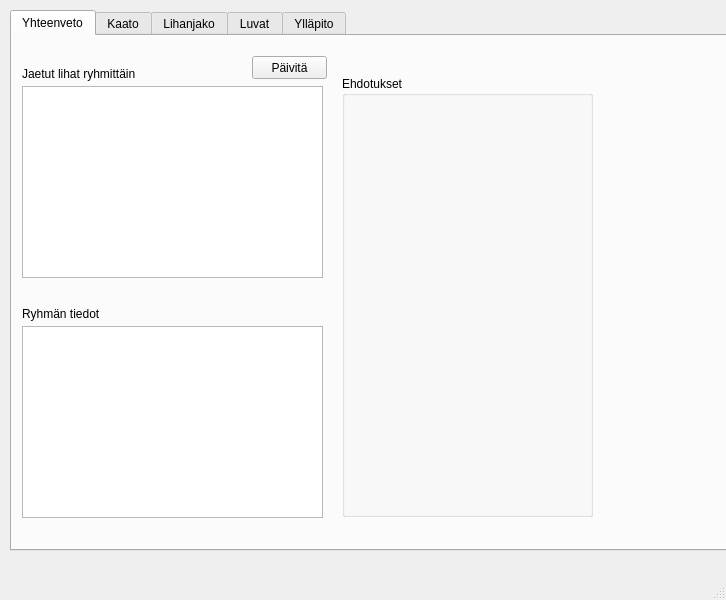
<?xml version="1.0" encoding="UTF-8"?>
<ui version="4.0">
 <class>MainWindow</class>
 <widget class="QMainWindow" name="MainWindow">
  <property name="geometry">
   <rect>
    <x>0</x>
    <y>0</y>
    <width>726</width>
    <height>600</height>
   </rect>
  </property>
  <property name="windowTitle">
   <string>MainWindow</string>
  </property>
  <widget class="QWidget" name="centralwidget">
   <widget class="QTabWidget" name="tabWidget">
    <property name="geometry">
     <rect>
      <x>10</x>
      <y>10</y>
      <width>781</width>
      <height>541</height>
     </rect>
    </property>
    <property name="currentIndex">
     <number>0</number>
    </property>
    <widget class="QWidget" name="summaryPage">
     <attribute name="title">
      <string>Yhteenveto</string>
     </attribute>
     <widget class="QTableWidget" name="meatSharedTableWidget">
      <property name="geometry">
       <rect>
        <x>10</x>
        <y>50</y>
        <width>301</width>
        <height>192</height>
       </rect>
      </property>
      <property name="styleSheet">
       <string notr="true"/>
      </property>
     </widget>
     <widget class="QTableWidget" name="groupSummaryTableWidget">
      <property name="geometry">
       <rect>
        <x>10</x>
        <y>290</y>
        <width>301</width>
        <height>192</height>
       </rect>
      </property>
     </widget>
     <widget class="QLabel" name="sharedMeatLabel">
      <property name="geometry">
       <rect>
        <x>10</x>
        <y>30</y>
        <width>151</width>
        <height>16</height>
       </rect>
      </property>
      <property name="text">
       <string>Jaetut lihat ryhmittäin</string>
      </property>
     </widget>
     <widget class="QLabel" name="groupSummaryLabel">
      <property name="geometry">
       <rect>
        <x>10</x>
        <y>270</y>
        <width>151</width>
        <height>16</height>
       </rect>
      </property>
      <property name="text">
       <string>Ryhmän tiedot</string>
      </property>
     </widget>
     <widget class="QPushButton" name="summaryRefreshPushButton">
      <property name="geometry">
       <rect>
        <x>240</x>
        <y>20</y>
        <width>75</width>
        <height>23</height>
       </rect>
      </property>
      <property name="text">
       <string>Päivitä</string>
      </property>
     </widget>
     <widget class="QGroupBox" name="summarySuggestGroupBox">
      <property name="geometry">
       <rect>
        <x>330</x>
        <y>40</y>
        <width>251</width>
        <height>441</height>
       </rect>
      </property>
      <property name="title">
       <string>Ehdotukset</string>
      </property>
     </widget>
    </widget>
    <widget class="QWidget" name="killPage">
     <attribute name="title">
      <string>Kaato</string>
     </attribute>
     <widget class="QComboBox" name="shotByComboBox">
      <property name="geometry">
       <rect>
        <x>10</x>
        <y>40</y>
        <width>191</width>
        <height>22</height>
       </rect>
      </property>
     </widget>
     <widget class="QLabel" name="shotByLabel">
      <property name="geometry">
       <rect>
        <x>10</x>
        <y>20</y>
        <width>47</width>
        <height>13</height>
       </rect>
      </property>
      <property name="text">
       <string>Kaataja</string>
      </property>
     </widget>
     <widget class="QDateEdit" name="shotDateEdit">
      <property name="geometry">
       <rect>
        <x>220</x>
        <y>40</y>
        <width>121</width>
        <height>22</height>
       </rect>
      </property>
      <property name="locale">
       <locale language="Finnish" country="Finland"/>
      </property>
      <property name="displayFormat">
       <string>dd.MM.yyyy</string>
      </property>
      <property name="calendarPopup">
       <bool>true</bool>
      </property>
      <property name="date">
       <date>
        <year>2022</year>
        <month>11</month>
        <day>15</day>
       </date>
      </property>
     </widget>
     <widget class="QLabel" name="shotDateLabel">
      <property name="geometry">
       <rect>
        <x>220</x>
        <y>20</y>
        <width>101</width>
        <height>16</height>
       </rect>
      </property>
      <property name="text">
       <string>Kaatopäivä</string>
      </property>
     </widget>
     <widget class="QComboBox" name="animalComboBox">
      <property name="geometry">
       <rect>
        <x>10</x>
        <y>90</y>
        <width>191</width>
        <height>22</height>
       </rect>
      </property>
     </widget>
     <widget class="QComboBox" name="ageGroupComboBox">
      <property name="geometry">
       <rect>
        <x>220</x>
        <y>90</y>
        <width>121</width>
        <height>22</height>
       </rect>
      </property>
     </widget>
     <widget class="QComboBox" name="genderComboBox">
      <property name="geometry">
       <rect>
        <x>360</x>
        <y>90</y>
        <width>121</width>
        <height>22</height>
       </rect>
      </property>
     </widget>
     <widget class="QLabel" name="animalLabel">
      <property name="geometry">
       <rect>
        <x>10</x>
        <y>70</y>
        <width>47</width>
        <height>13</height>
       </rect>
      </property>
      <property name="text">
       <string>Eläin</string>
      </property>
     </widget>
     <widget class="QLabel" name="ageGroupLabel">
      <property name="geometry">
       <rect>
        <x>220</x>
        <y>70</y>
        <width>61</width>
        <height>16</height>
       </rect>
      </property>
      <property name="text">
       <string>Ikäryhmä</string>
      </property>
     </widget>
     <widget class="QLabel" name="genderLabel">
      <property name="geometry">
       <rect>
        <x>360</x>
        <y>70</y>
        <width>61</width>
        <height>16</height>
       </rect>
      </property>
      <property name="text">
       <string>Sukupuoli</string>
      </property>
     </widget>
     <widget class="QComboBox" name="usageComboBox">
      <property name="geometry">
       <rect>
        <x>90</x>
        <y>140</y>
        <width>111</width>
        <height>22</height>
       </rect>
      </property>
     </widget>
     <widget class="QLineEdit" name="weightLineEdit">
      <property name="geometry">
       <rect>
        <x>10</x>
        <y>140</y>
        <width>61</width>
        <height>20</height>
       </rect>
      </property>
     </widget>
     <widget class="QLabel" name="weightLabel">
      <property name="geometry">
       <rect>
        <x>10</x>
        <y>120</y>
        <width>47</width>
        <height>13</height>
       </rect>
      </property>
      <property name="text">
       <string>Paino</string>
      </property>
     </widget>
     <widget class="QLabel" name="usageLabel">
      <property name="geometry">
       <rect>
        <x>90</x>
        <y>120</y>
        <width>47</width>
        <height>13</height>
       </rect>
      </property>
      <property name="text">
       <string>Käyttö</string>
      </property>
     </widget>
     <widget class="QPlainTextEdit" name="additionalInfoTextEdit">
      <property name="geometry">
       <rect>
        <x>220</x>
        <y>140</y>
        <width>361</width>
        <height>71</height>
       </rect>
      </property>
      <property name="toolTip">
       <string>Tähän vieraan kaatajan nimi tai havaintoja eläimestä</string>
      </property>
      <property name="toolTipDuration">
       <number>10000</number>
      </property>
     </widget>
     <widget class="QLabel" name="additionalInfoLabel">
      <property name="geometry">
       <rect>
        <x>220</x>
        <y>120</y>
        <width>51</width>
        <height>16</height>
       </rect>
      </property>
      <property name="text">
       <string>Lisätietoja</string>
      </property>
     </widget>
     <widget class="QTableWidget" name="killsKillsTableWidget">
      <property name="geometry">
       <rect>
        <x>10</x>
        <y>280</y>
        <width>571</width>
        <height>192</height>
       </rect>
      </property>
     </widget>
     <widget class="QLabel" name="killsTableLabel">
      <property name="geometry">
       <rect>
        <x>10</x>
        <y>260</y>
        <width>47</width>
        <height>13</height>
       </rect>
      </property>
      <property name="text">
       <string>Kaadot</string>
      </property>
     </widget>
     <widget class="QPushButton" name="saveShotPushButton">
      <property name="geometry">
       <rect>
        <x>510</x>
        <y>220</y>
        <width>75</width>
        <height>23</height>
       </rect>
      </property>
      <property name="text">
       <string>Tallenna</string>
      </property>
     </widget>
     <widget class="QLineEdit" name="locationLineEdit">
      <property name="geometry">
       <rect>
        <x>360</x>
        <y>40</y>
        <width>221</width>
        <height>20</height>
       </rect>
      </property>
      <property name="toolTip">
       <string>Karttaan merkitty paikannimi</string>
      </property>
     </widget>
     <widget class="QLabel" name="locationLabel">
      <property name="geometry">
       <rect>
        <x>360</x>
        <y>20</y>
        <width>101</width>
        <height>16</height>
       </rect>
      </property>
      <property name="text">
       <string>Paikka</string>
      </property>
     </widget>
    </widget>
    <widget class="QWidget" name="sharePage">
     <attribute name="title">
      <string>Lihanjako</string>
     </attribute>
     <widget class="QTableWidget" name="shareKillsTableWidget">
      <property name="geometry">
       <rect>
        <x>10</x>
        <y>30</y>
        <width>571</width>
        <height>192</height>
       </rect>
      </property>
      <property name="toolTip">
       <string>Valitse kaato, jonka lihoja jaetaan</string>
      </property>
     </widget>
     <widget class="QLabel" name="shareKillsLabel">
      <property name="geometry">
       <rect>
        <x>10</x>
        <y>10</y>
        <width>47</width>
        <height>13</height>
       </rect>
      </property>
      <property name="text">
       <string>Kaadot</string>
      </property>
     </widget>
     <widget class="QDateEdit" name="shareDateEdit">
      <property name="geometry">
       <rect>
        <x>10</x>
        <y>250</y>
        <width>121</width>
        <height>22</height>
       </rect>
      </property>
      <property name="locale">
       <locale language="Finnish" country="Finland"/>
      </property>
      <property name="displayFormat">
       <string>dd.MM.yyyy</string>
      </property>
      <property name="calendarPopup">
       <bool>true</bool>
      </property>
      <property name="date">
       <date>
        <year>2022</year>
        <month>11</month>
        <day>15</day>
       </date>
      </property>
     </widget>
     <widget class="QComboBox" name="portionComboBox">
      <property name="geometry">
       <rect>
        <x>150</x>
        <y>250</y>
        <width>121</width>
        <height>22</height>
       </rect>
      </property>
     </widget>
     <widget class="QLineEdit" name="amountLineEdit">
      <property name="geometry">
       <rect>
        <x>290</x>
        <y>250</y>
        <width>113</width>
        <height>20</height>
       </rect>
      </property>
     </widget>
     <widget class="QLabel" name="shareDateLabel">
      <property name="geometry">
       <rect>
        <x>10</x>
        <y>230</y>
        <width>47</width>
        <height>13</height>
       </rect>
      </property>
      <property name="text">
       <string>Jakopäivä</string>
      </property>
     </widget>
     <widget class="QLabel" name="portionLabel">
      <property name="geometry">
       <rect>
        <x>150</x>
        <y>230</y>
        <width>61</width>
        <height>16</height>
       </rect>
      </property>
      <property name="text">
       <string>Ruhon osa</string>
      </property>
     </widget>
     <widget class="QLabel" name="amountLabel">
      <property name="geometry">
       <rect>
        <x>290</x>
        <y>230</y>
        <width>61</width>
        <height>16</height>
       </rect>
      </property>
      <property name="text">
       <string>Määrä (kg)</string>
      </property>
     </widget>
     <widget class="QLabel" name="groupLabel">
      <property name="geometry">
       <rect>
        <x>420</x>
        <y>230</y>
        <width>61</width>
        <height>16</height>
       </rect>
      </property>
      <property name="text">
       <string>Jakoryhmä</string>
      </property>
     </widget>
     <widget class="QComboBox" name="groupComboBox">
      <property name="geometry">
       <rect>
        <x>420</x>
        <y>250</y>
        <width>161</width>
        <height>22</height>
       </rect>
      </property>
     </widget>
     <widget class="QPushButton" name="shareSavePushButton">
      <property name="geometry">
       <rect>
        <x>500</x>
        <y>280</y>
        <width>75</width>
        <height>23</height>
       </rect>
      </property>
      <property name="text">
       <string>Tallenna</string>
      </property>
     </widget>
     <widget class="QGroupBox" name="shareSuggestGroupBox">
      <property name="geometry">
       <rect>
        <x>10</x>
        <y>310</y>
        <width>571</width>
        <height>201</height>
       </rect>
      </property>
      <property name="title">
       <string>Jakoehdotukset</string>
      </property>
     </widget>
    </widget>
    <widget class="QWidget" name="licensePage">
     <attribute name="title">
      <string>Luvat</string>
     </attribute>
     <widget class="QLineEdit" name="licenseYearLineEdit">
      <property name="geometry">
       <rect>
        <x>10</x>
        <y>30</y>
        <width>113</width>
        <height>20</height>
       </rect>
      </property>
     </widget>
     <widget class="QLabel" name="licenseYearLabel">
      <property name="geometry">
       <rect>
        <x>10</x>
        <y>10</y>
        <width>47</width>
        <height>13</height>
       </rect>
      </property>
      <property name="text">
       <string>Lupavuosi</string>
      </property>
     </widget>
     <widget class="QComboBox" name="licenseAnimalComboBox">
      <property name="geometry">
       <rect>
        <x>130</x>
        <y>30</y>
        <width>141</width>
        <height>22</height>
       </rect>
      </property>
     </widget>
     <widget class="QLabel" name="licenseAnimalLabel">
      <property name="geometry">
       <rect>
        <x>130</x>
        <y>10</y>
        <width>47</width>
        <height>13</height>
       </rect>
      </property>
      <property name="text">
       <string>Eläin</string>
      </property>
     </widget>
     <widget class="QComboBox" name="licenseAgeGroupComboBox">
      <property name="geometry">
       <rect>
        <x>280</x>
        <y>30</y>
        <width>111</width>
        <height>22</height>
       </rect>
      </property>
     </widget>
     <widget class="QLabel" name="licenseAgeGroupLabel">
      <property name="geometry">
       <rect>
        <x>280</x>
        <y>10</y>
        <width>47</width>
        <height>13</height>
       </rect>
      </property>
      <property name="text">
       <string>Ikäryhmä</string>
      </property>
     </widget>
     <widget class="QComboBox" name="licenseGenderComboBox">
      <property name="geometry">
       <rect>
        <x>400</x>
        <y>30</y>
        <width>81</width>
        <height>22</height>
       </rect>
      </property>
     </widget>
     <widget class="QLabel" name="licenseGengerLabel">
      <property name="geometry">
       <rect>
        <x>400</x>
        <y>10</y>
        <width>47</width>
        <height>13</height>
       </rect>
      </property>
      <property name="text">
       <string>Sukupuoli</string>
      </property>
     </widget>
     <widget class="QLineEdit" name="licenseAmountLineEdit">
      <property name="geometry">
       <rect>
        <x>490</x>
        <y>30</y>
        <width>61</width>
        <height>20</height>
       </rect>
      </property>
     </widget>
     <widget class="QLabel" name="licenseAmountLabel">
      <property name="geometry">
       <rect>
        <x>490</x>
        <y>10</y>
        <width>47</width>
        <height>13</height>
       </rect>
      </property>
      <property name="text">
       <string>Määrä</string>
      </property>
     </widget>
     <widget class="QPushButton" name="licenseSavePushButton">
      <property name="geometry">
       <rect>
        <x>480</x>
        <y>60</y>
        <width>75</width>
        <height>23</height>
       </rect>
      </property>
      <property name="text">
       <string>Tallenna</string>
      </property>
     </widget>
     <widget class="QTableWidget" name="licenseSummaryTableWidget">
      <property name="geometry">
       <rect>
        <x>10</x>
        <y>120</y>
        <width>541</width>
        <height>192</height>
       </rect>
      </property>
     </widget>
     <widget class="QLabel" name="licenseSummaryTableLabel">
      <property name="geometry">
       <rect>
        <x>10</x>
        <y>100</y>
        <width>131</width>
        <height>16</height>
       </rect>
      </property>
      <property name="text">
       <string>Myönnetyt luvat</string>
      </property>
     </widget>
    </widget>
    <widget class="QWidget" name="maintenancePage">
     <attribute name="title">
      <string>Ylläpito</string>
     </attribute>
     <widget class="QGroupBox" name="groupBox">
      <property name="geometry">
       <rect>
        <x>300</x>
        <y>10</y>
        <width>281</width>
        <height>181</height>
       </rect>
      </property>
      <property name="title">
       <string>Seura</string>
      </property>
     </widget>
     <widget class="QGroupBox" name="groupBox_2">
      <property name="geometry">
       <rect>
        <x>300</x>
        <y>200</y>
        <width>281</width>
        <height>221</height>
       </rect>
      </property>
      <property name="title">
       <string>Seurue</string>
      </property>
     </widget>
     <widget class="QGroupBox" name="groupBox_3">
      <property name="geometry">
       <rect>
        <x>10</x>
        <y>200</y>
        <width>271</width>
        <height>221</height>
       </rect>
      </property>
      <property name="title">
       <string>Jakoryhmä</string>
      </property>
     </widget>
     <widget class="QGroupBox" name="groupBox_4">
      <property name="geometry">
       <rect>
        <x>10</x>
        <y>10</y>
        <width>271</width>
        <height>181</height>
       </rect>
      </property>
      <property name="title">
       <string>Jäsen</string>
      </property>
     </widget>
    </widget>
   </widget>
  </widget>
  <widget class="QMenuBar" name="menubar">
   <property name="geometry">
    <rect>
     <x>0</x>
     <y>0</y>
     <width>726</width>
     <height>21</height>
    </rect>
   </property>
  </widget>
  <widget class="QStatusBar" name="statusbar"/>
 </widget>
 <tabstops>
  <tabstop>summaryRefreshPushButton</tabstop>
  <tabstop>meatSharedTableWidget</tabstop>
  <tabstop>groupSummaryTableWidget</tabstop>
  <tabstop>killsKillsTableWidget</tabstop>
  <tabstop>licenseSummaryTableWidget</tabstop>
  <tabstop>shotByComboBox</tabstop>
  <tabstop>shotDateEdit</tabstop>
  <tabstop>locationLineEdit</tabstop>
  <tabstop>animalComboBox</tabstop>
  <tabstop>ageGroupComboBox</tabstop>
  <tabstop>genderComboBox</tabstop>
  <tabstop>weightLineEdit</tabstop>
  <tabstop>usageComboBox</tabstop>
  <tabstop>additionalInfoTextEdit</tabstop>
  <tabstop>saveShotPushButton</tabstop>
  <tabstop>tabWidget</tabstop>
  <tabstop>shareDateEdit</tabstop>
  <tabstop>portionComboBox</tabstop>
  <tabstop>amountLineEdit</tabstop>
  <tabstop>groupComboBox</tabstop>
  <tabstop>shareSavePushButton</tabstop>
  <tabstop>shareKillsTableWidget</tabstop>
  <tabstop>licenseYearLineEdit</tabstop>
  <tabstop>licenseAnimalComboBox</tabstop>
  <tabstop>licenseAgeGroupComboBox</tabstop>
  <tabstop>licenseGenderComboBox</tabstop>
  <tabstop>licenseAmountLineEdit</tabstop>
  <tabstop>licenseSavePushButton</tabstop>
 </tabstops>
 <resources/>
 <connections/>
</ui>
